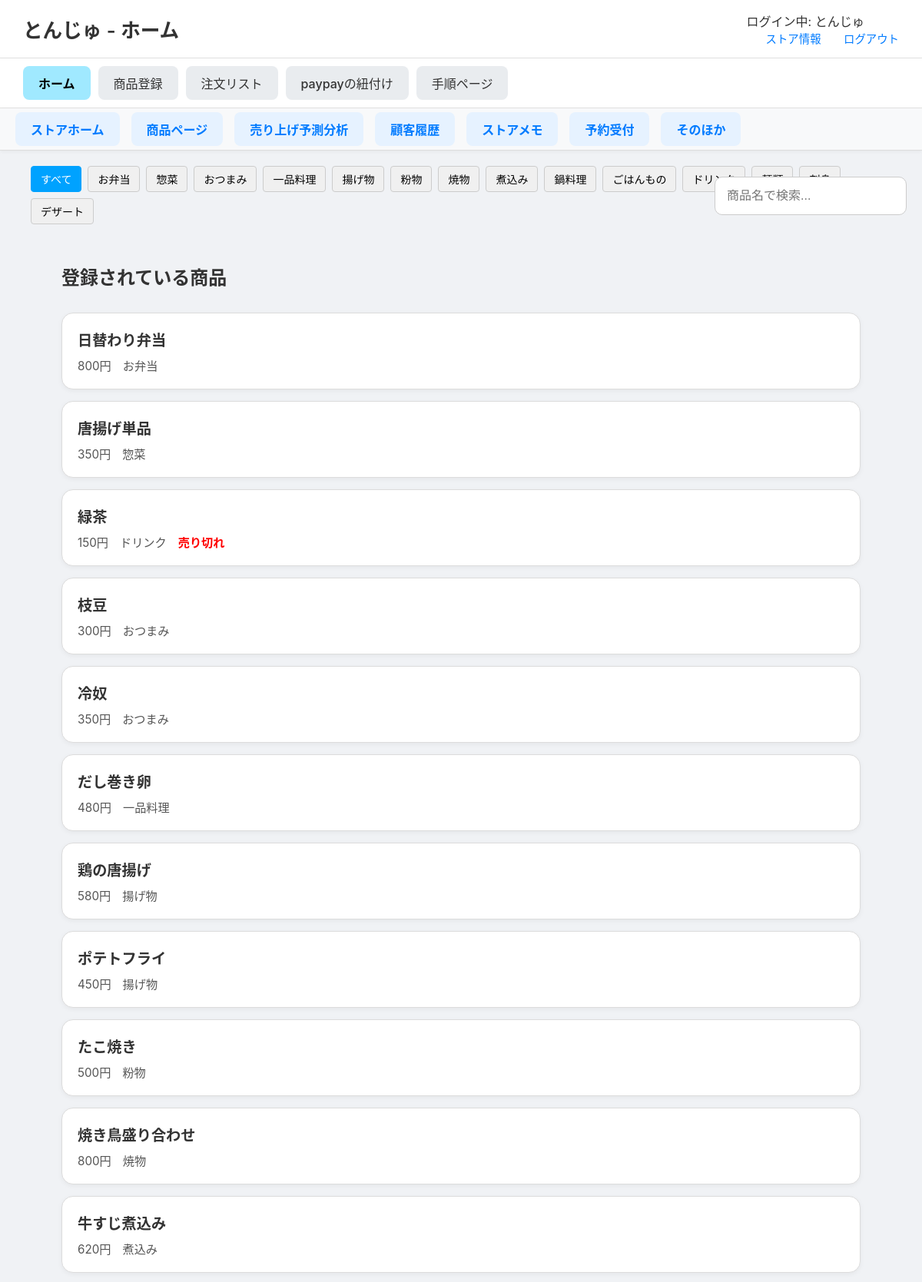
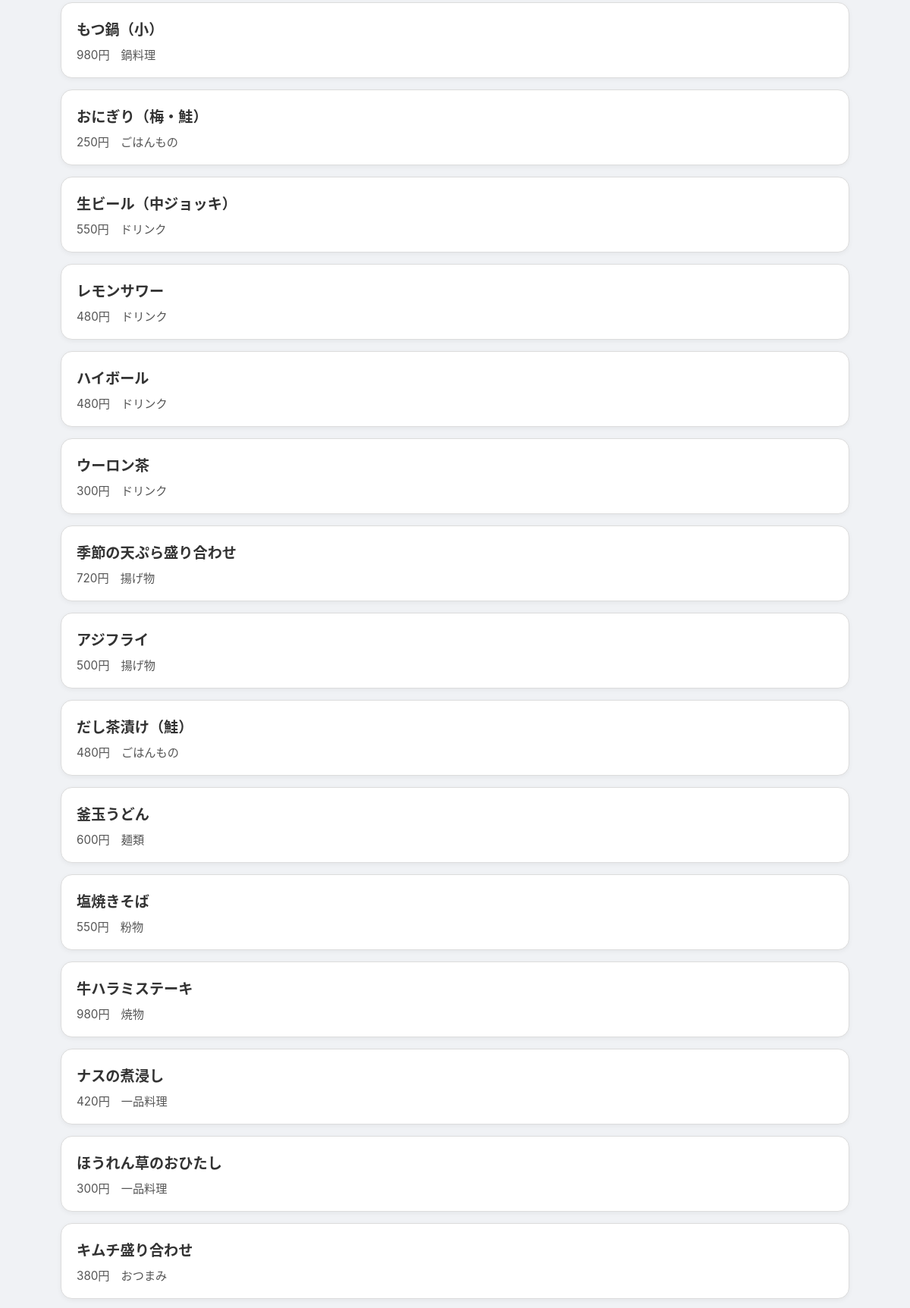
The page /stores_home_relation/store_home_menu (signed in, upper part) on the database its author committed (2 pictures, top to bottom).
### tables this page shows
CREATE TABLE menus (
    menu_id INTEGER PRIMARY KEY AUTOINCREMENT,
    store_id INTEGER, -- NOT NULL制約を削除し、NULLを許容
    menu_name TEXT NOT NULL,
    category TEXT NOT NULL,
    price INTEGER NOT NULL,
    soldout INTEGER NOT NULL DEFAULT 0,
    FOREIGN KEY (store_id) REFERENCES store(store_id)
);

### routes/stores_home_relation/stores_home_relation.py (the view)
@stores_home_relation_bp.route('/store_home_menu')
def store_home_menu():
    if 'store_id' not in session:
        flash("ログインしてください")
        return redirect(url_for('store.store_login'))
    store_name = session.get('store_name', 'ゲスト')
    store_id = session.get('store_id')
    conn = get_db_connection()
    cur = conn.cursor()
    cur.execute("SELECT menu_name, price, category, soldout FROM menus WHERE store_id = ?", (store_id,))
    menus = cur.fetchall()
    menu_items = conn.execute("SELECT menu_id, menu_name, category, price FROM menus WHERE store_id = ? AND soldout = 0", (store_id,)).fetchall()
    categories = conn.execute("""SELECT DISTINCT category FROM menus WHERE store_id = ? AND soldout = 0""", (store_id,)).fetchall()
    categories = [row['category'] for row in categories if row['category']]  # Noneを除外
    conn.close()
    return render_template('stores_home_relation/store_home_menu.html', store_name=store_name, menus=menus,menu_items=menu_items, categories=categories)

### routes/stores_home_relation/stores_home_relation.py (called while the page is built)
def get_db_connection():
    db_path = os.path.join(os.path.dirname(__file__), '..', '..', 'app.db')
    conn = sqlite3.connect(db_path)
    conn.row_factory = sqlite3.Row  # 行を辞書形式で取得
    return conn

### templates/stores_home_relation/store_home_menu.html (shortened to what this page needs)
<!DOCTYPE html>
<html lang="ja">
<head>
    <link rel="stylesheet" href="{{ url_for('static', filename='css/stores_detail.css') }}">
</head>
<body>
        <header class="site-header">
            <h1>{{ store_name }} - ホーム</h1>
            <div class="header-links">
                <div class="store-name">ログイン中: {{ store_name if store_name else 'ゲスト' }}</div>
                <a href="{{ url_for('stores_detail.store_info') }}">ストア情報</a>
                <a href="{{ url_for('general.explamation') }}">ログアウト</a>
            </div>
        </header>
    <nav class="main-nav">
        <ul>
            <li><a href="{{ url_for('stores_detail.store_home') }}" class="active">ホーム</a></li>
            <li><a href="{{ url_for('stores_detail.menu_registration') }}">商品登録</a></li>
            <li><a href="{{ url_for('stores_detail.order_list') }}">注文リスト</a></li>
            <li><a href="{{ url_for('stores_detail.paypay_linking') }}">paypayの紐付け</a></li>
            <li><a href="{{ url_for('stores_detail.procedure') }}">手順ページ</a></li>
        </ul>
    </nav>
    <div class="sub-navigation">
        <a href="{{ url_for('stores_detail.store_home') }}" class="shortcut-link">ストアホーム</a>
        <a href="{{ url_for('stores_home_relation.store_home_menu') }}" class="shortcut-link">商品ページ</a>
        <a href="{{ url_for('stores_home_relation.store_analysis') }}" class="shortcut-link">売り上げ予測分析</a>
        <a href="{{ url_for('stores_home_relation.store_customer_history') }}" class="shortcut-link">顧客履歴</a>
        <a href="{{ url_for('stores_home_relation.store_memo') }}" class="shortcut-link">ストアメモ</a>
        <a href="{{ url_for('stores_home_relation.store_reservation') }}" class="shortcut-link">予約受付</a>
        <a href="{{ url_for('stores_home_relation.store_other') }}" class="shortcut-link">そのほか</a>
    </div>
    <main class="main-content">
        <div class="category-buttons">
            <button class="category-btn" data-category="all">すべて</button>
            {% for cat in categories %}
                <button class="category-btn" data-category="{{ cat }}">{{ cat }}</button>
            {% endfor %}
        </div>
        <div class="sidebar">
            <input type="search" id="menu-search" placeholder="商品名で検索..." />
        </div>
        <div class="main-content">
            <h2>登録されている商品</h2>
            {% if menus %}
            <ul class="menu-list">
                {% for menu in menus %}
                <li class="menu-item menu-card" data-menu-id="{{ menu['menu_id'] }}">
                    <div class="menu-name item-name">{{ menu['menu_name'] }}</div>
                    <div class="menu-info">
                        <span class="price">{{ menu['price'] }}円</span>
                        <span class="category item-category">{{ menu['category'] or '未分類' }}</span>
                        {% if menu['soldout'] %}
                            <span class="soldout">売り切れ</span>
                        {% endif %}
                    </div>
                </li>
                {% endfor %}
            </ul>
            {% else %}
            <p>登録されている商品がありません。</p>
            {% endif %}
        </div>
    </main>
</body>
</html>

### static/css/stores_detail.css (style rules this page uses)
body { font-family: -apple-system, BlinkMacSystemFont, "Segoe UI", Roboto, "Hiragino Sans", "Noto Sans CJK JP", "Yu Gothic", sans-serif; margin: 0; background-color: #f0f2f5; color: #333; }
.site-header { display: flex; justify-content: space-between; align-items: center; padding: 15px 30px; background-color: #ffffff; border-bottom: 1px solid #e0e0e0; }
.site-header h1 { font-size: 1.6em; margin: 0; font-weight: 600; }
.header-links a { margin-left: 25px; text-decoration: none; color: #007bff; font-size: 0.9em; font-weight: 500; }
.main-nav { background-color: #ffffff; padding: 10px 30px; border-bottom: 1px solid #e0e0e0; box-shadow: 0 2px 4px rgba(0,0,0,0.05); }
.main-nav ul { display: flex; list-style: none; margin: 0; padding: 0; gap: 10px; }
.main-nav a { display: block; padding: 10px 20px; text-decoration: none; color: #333; background-color: #e9ecef; border-radius: 8px; font-weight: 500; transition: background-color 0.2s; }
.main-nav a.active { background-color: #a0e9ff; color: #000; font-weight: bold; }
.main-content { padding: 20px 40px 40px 40px; }
.sub-navigation { display: flex; justify-content: flex-start; gap: 15px; background-color: #f8f9fa; padding: 5px 20px; border-bottom: 1px solid #ddd; box-shadow: 0 2px 4px rgba(0,0,0,0.04); position: sticky; top: 0; z-index: 1000; }
.shortcut-link { text-decoration: none; color: #007bff; font-weight: bold; font-size: 1em; background-color: #e6f2ff; padding: 10px 20px; border-radius: 8px; transition: background-color 0.2s; }
.menu-list { list-style: none; padding: 0; margin-top: 30px; }
.menu-item { background-color: #ffffff; border: 1px solid #dcdcdc; border-radius: 15px; padding: 20px; margin-bottom: 15px; box-shadow: 0 2px 6px rgba(0,0,0,0.05); }
.menu-name { font-size: 1.2em; font-weight: bold; margin-bottom: 8px; }
.menu-info { font-size: 0.95em; color: #555; display: flex; gap: 15px; flex-wrap: wrap; }
.menu-info .soldout { color: red; font-weight: bold; }
.sidebar { position: absolute; right: 20px; top: 230px; z-index: 100; width: 250px; }
.sidebar input[type="search"] { width: 100%; padding: 15px; font-size: 1.0em; border: 1px solid #ccc; border-radius: 10px; box-sizing: border-box; }
.category-buttons { display: flex; justify-content: flex-start; gap: 8px; flex-wrap: wrap; margin-bottom: 10px; }
.category-btn { padding: 6px 12px; border: 1px solid #ccc; background-color: #f0f0f0; cursor: pointer; border-radius: 4px; font-size: 14px; user-select: none; transition: background-color 0.3s ease; }
.category-btn:hover, .category-btn.active { background-color: #00a2ff; color: white; border-color: #00a2ff; }

### rows shown on the page
menus: menu_name "日替わり弁当", price "800", category "お弁当"
menus: menu_name "唐揚げ単品", price "350", category "惣菜"
menus: menu_name "緑茶", price "150", category "ドリンク", soldout "売り切れ"
menus: menu_name "枝豆", price "300", category "おつまみ"
menus: menu_name "冷奴", price "350", category "おつまみ"
menus: menu_name "だし巻き卵", price "480", category "一品料理"
menus: menu_name "鶏の唐揚げ", price "580", category "揚げ物"
menus: menu_name "ポテトフライ", price "450", category "揚げ物"
menus: menu_name "たこ焼き", price "500", category "粉物"
menus: menu_name "焼き鳥盛り合わせ", price "800", category "焼物"
menus: menu_name "牛すじ煮込み", price "620", category "煮込み"
menus: menu_name "もつ鍋（小）", price "980", category "鍋料理"
menus: menu_name "おにぎり（梅・鮭）", price "250", category "ごはんもの"
menus: menu_name "生ビール（中ジョッキ）", price "550", category "ドリンク"
menus: menu_name "レモンサワー", price "480", category "ドリンク"
menus: menu_name "ハイボール", price "480", category "ドリンク"
menus: menu_name "ウーロン茶", price "300", category "ドリンク"
menus: menu_name "季節の天ぷら盛り合わせ", price "720", category "揚げ物"
menus: menu_name "アジフライ", price "500", category "揚げ物"
menus: menu_name "だし茶漬け（鮭）", price "480", category "ごはんもの"
menus: menu_name "釜玉うどん", price "600", category "麺類"
menus: menu_name "塩焼きそば", price "550", category "粉物"
menus: menu_name "牛ハラミステーキ", price "980", category "焼物"
menus: menu_name "ナスの煮浸し", price "420", category "一品料理"
menus: menu_name "ほうれん草のおひたし", price "300", category "一品料理"
menus: menu_name "キムチ盛り合わせ", price "380", category "おつまみ"

### other values the page prints
{{ store_name }} "とんじゅ"
{{ store_name if store_name else 'ゲスト' }} "とんじゅ"
{{ cat }} "お弁当" "惣菜" "おつまみ" "一品料理" "揚げ物" "粉物" "焼物" "煮込み" "鍋料理" "ごはんもの" "ドリンク" "デザート"
